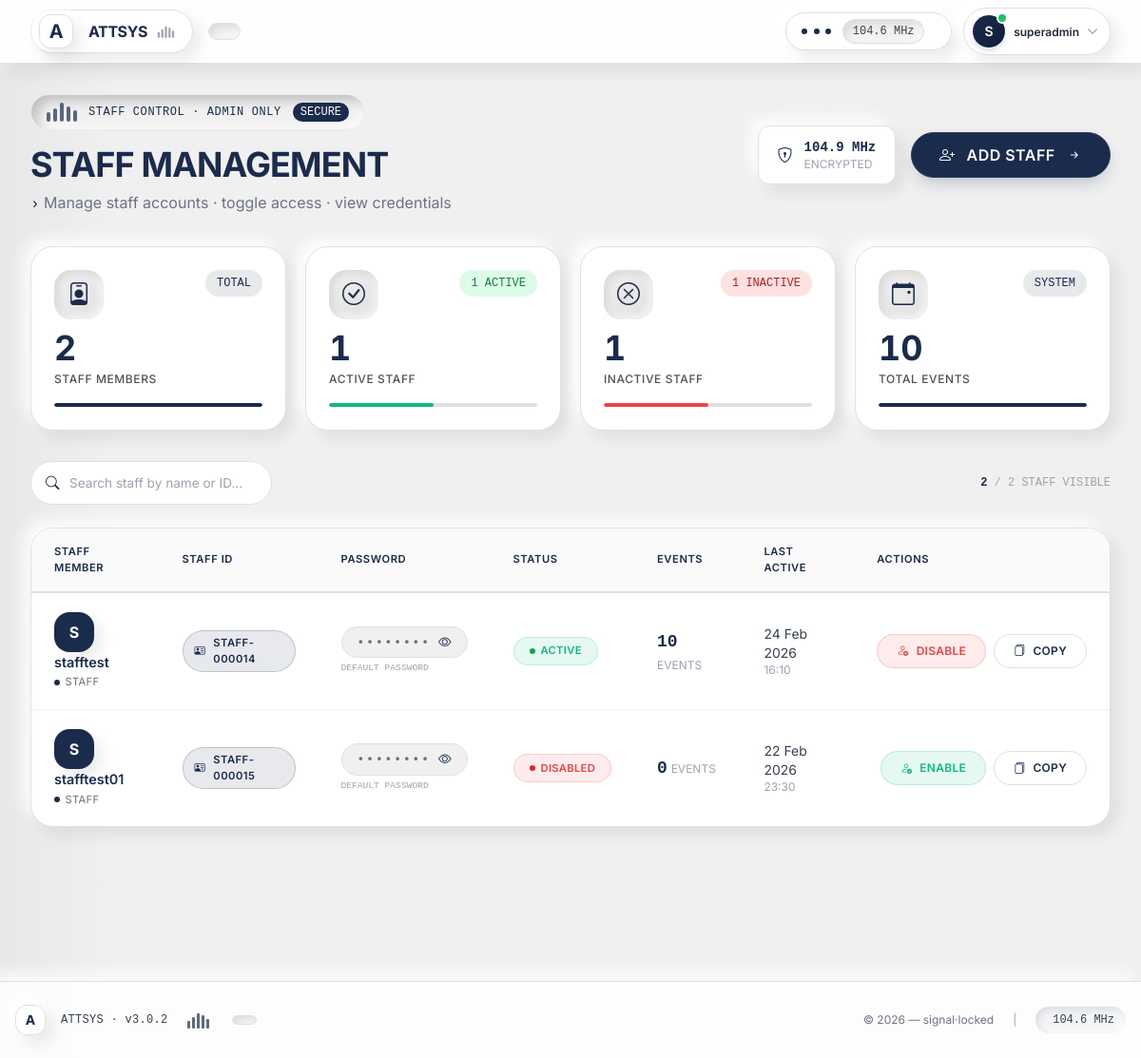
Before: /attsys/admin/staff/ (signed in) with the older database file.
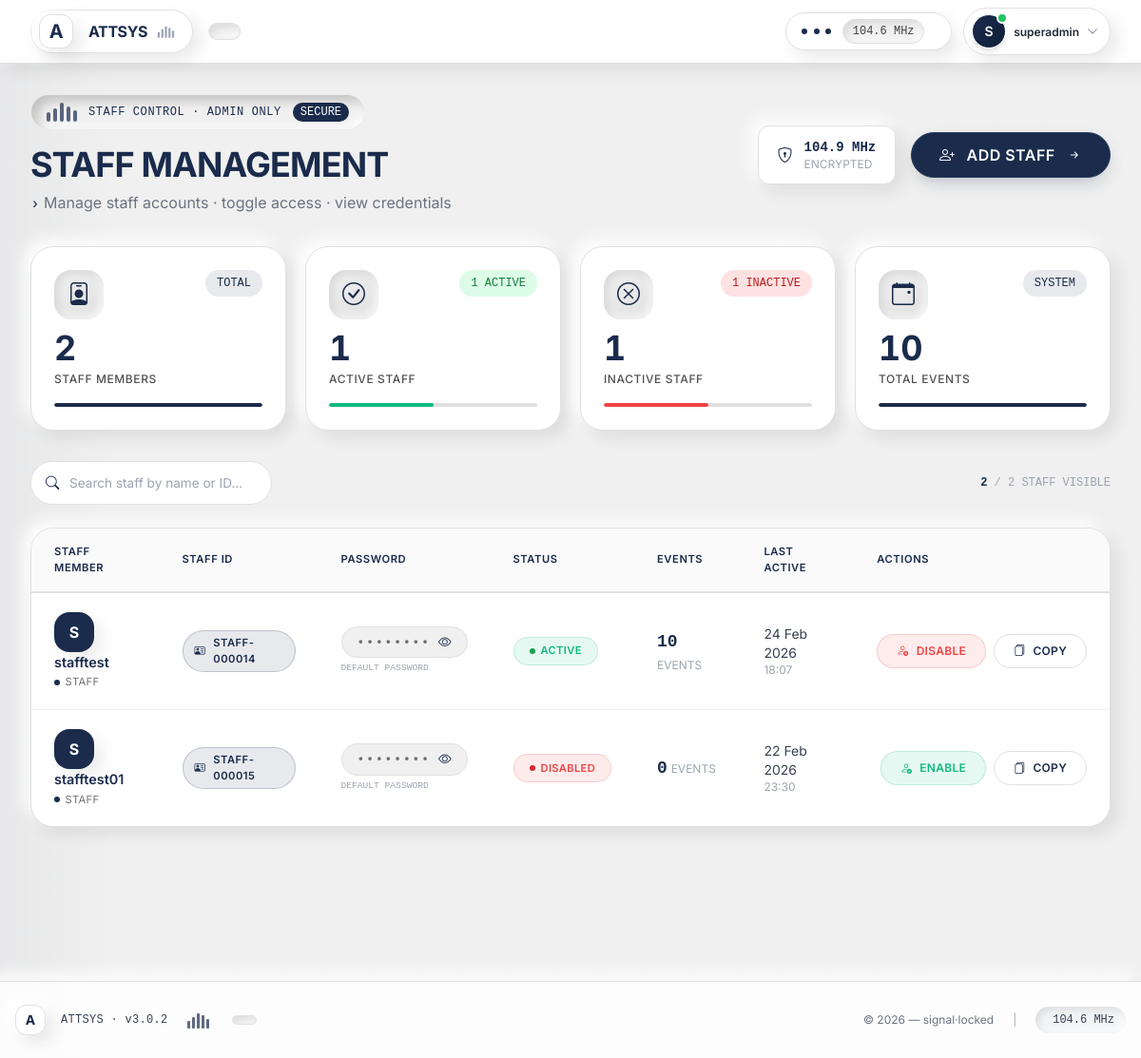
After: the same page with the newer database file.
### attsys/models.py (models this page shows, shortened)
class User(AbstractUser):
    ROLE_CHOICES = (
        ('ADMIN', 'Admin'),
        ('STAFF', 'Staff'),
    )
    role = models.CharField(max_length=10, choices=ROLE_CHOICES, default='STAFF')
    phone_number = models.CharField(max_length=15, blank=True)
    def save(self, *args, **kwargs):
        if self.role == 'ADMIN':
            self.is_staff = True
            self.is_superuser = True
        elif self.role == 'STAFF':
            self.is_staff = True
            self.is_superuser = False
        super().save(*args, **kwargs)

### attsys/views.py (the view)
# urls.py: path('admin/staff/', views.manage_staff, name='manage_staff'),
@login_required
def manage_staff(request):
    if not request.user.is_active:
        return redirect('login')
    if request.user.role != 'ADMIN':
        return HttpResponseForbidden("Admins only")
    staff_users = User.objects.filter(role='STAFF')
    active_staff_count = staff_users.filter(is_active=True).count()
    inactive_staff_count = staff_users.filter(is_active=False).count()
    total_events = Event.objects.count()
    for staff in staff_users:
        if not hasattr(staff, 'default_password') or not staff.default_password:
            import random
            import string
            chars = string.ascii_letters + string.digits
            staff.default_password = ''.join(random.choice(chars) for _ in range(8))
            staff.save()
    return render(request, 'manage_staff.html', {
        'staff_users': staff_users,
        'active_staff_count': active_staff_count,
        'inactive_staff_count': inactive_staff_count,
        'total_events': total_events
    })

### attsys/models.py (called while the page is built)
@receiver(post_save, sender=User)
def set_user_permissions(sender, instance, created, **kwargs):
    if instance.role == 'ADMIN':
        if not instance.is_staff or not instance.is_superuser:
            instance.is_staff = True
            instance.is_superuser = True
            User.objects.filter(pk=instance.pk).update(
                is_staff=True,
                is_superuser=True
            )
    elif instance.role == 'STAFF':
        if not instance.is_staff or instance.is_superuser:
            instance.is_staff = True
            instance.is_superuser = False
            User.objects.filter(pk=instance.pk).update(
                is_staff=True,
                is_superuser=False
            )

### attsys/templates/manage_staff.html (shortened to what the changed rows need)
{% extends 'base.html' %}
{% block content %}
<div class="staff-management-container max-w-7xl mx-auto transmission-enter">
    <div class="flex flex-col md:flex-row justify-between items-start md:items-center mb-8 reveal">
        <div>
            <h1 class="text-3xl md:text-4xl font-bold text-[#1a2b4c] tracking-tight glitch-text">
                STAFF MANAGEMENT
            </h1>
        </div>
    </div>
    <div class="staff-table-container reveal">
        <div class="overflow-x-auto">
            <table class="staff-table">
                <thead>
                    <tr>
                        <th class="ps-4">STAFF MEMBER</th>
                        <th>STAFF ID</th>
                        <th>PASSWORD</th>
                        <th>STATUS</th>
                        <th>EVENTS</th>
                        <th>LAST ACTIVE</th>
                        <th class="pe-4 text-end">ACTIONS</th>
                    </tr>
                </thead>
                <tbody id="staffTableBody">
                    {% for staff in staff_users %}
                    <tr class="staff-row" data-search="{{ staff.username }} {{ staff.id }}">
                        <td class="ps-4">
                            <div class="d-flex align-items-center">
                                <div class="user-avatar me-3">
                                    {{ staff.username|first|upper }}
                                </div>
                                <div>
                                    <div class="staff-name">{{ staff.username }}</div>
                                    <div class="staff-role">
                                        <span class="w-1.5 h-1.5 rounded-full bg-[#1a2b4c]"></span>
                                        STAFF
                                    </div>
                                </div>
                            </div>
                        </td>
                        <td>
                            <span class="staff-id-badge">
                                <i class="bi bi-person-vcard"></i>
                                STAFF-{{ staff.id|stringformat:"06d" }}
                            </span>
                        </td>
                        <td>
                            <div class="password-container" id="password-container-{{ staff.id }}">
                                <span class="password-hidden" id="password-hidden-{{ staff.id }}">••••••••</span>
                                <i class="bi bi-eye password-toggle" id="toggle-icon-{{ staff.id }}"
                                onclick="togglePasswordVisibility({{ staff.id }})"
                                title="Show/Hide Password"></i>
                            </div>
                            <div class="text-[0.6rem] text-gray-400 mt-1 font-mono">
                                {% if staff.last_password_update %}
                                UPDATED: {{ staff.last_password_update|date:"d/m/y" }}
                                {% else %}
                                DEFAULT PASSWORD
                                {% endif %}
                            </div>
                        </td>
                        <td>
                            {% if staff.is_active %}
                                <span class="status-badge status-active">
                                    <span class="w-1.5 h-1.5 bg-green-600 rounded-full mr-1.5 animate-pulse"></span>
                                    ACTIVE
                                </span>
                            {% else %}
                                <span class="status-badge status-inactive">
                                    <span class="w-1.5 h-1.5 bg-red-600 rounded-full mr-1.5"></span>
                                    DISABLED
                                </span>
                            {% endif %}
                        </td>
                        <td>
                            <div class="d-flex align-items-baseline gap-2">
                                <span class="font-bold text-[#1a2b4c] text-lg font-mono">{{ staff.events.count|default:0 }}</span>
                                <span class="text-xs text-gray-400">EVENTS</span>
                            </div>
                        </td>
                        <td>
                            <div class="text-sm text-gray-700">
                                {% if staff.last_login %}
                                    {{ staff.last_login|date:"d M Y" }}
                                    <div class="text-xs text-gray-400">{{ staff.last_login|time:"H:i" }}</div>
                                {% else %}
                                    <span class="text-gray-400">NEVER</span>
                                {% endif %}
                            </div>
                        </td>
                        <td class="pe-4">
                            <div class="action-buttons">
                                <form method="post" action="{% url 'toggle_staff' staff.id %}" class="d-inline"
                                      onsubmit="return confirmToggle('{{ staff.username }}', {{ staff.is_active|yesno:"disable,enable" }})">
                                    {% if staff.is_active %}
                                        <button type="submit" class="btn-toggle btn-toggle-danger">
                                            <i class="bi bi-person-x"></i>
                                            DISABLE
                                        </button>
                                    {% else %}
                                        <button type="submit" class="btn-toggle btn-toggle-success">
                                            <i class="bi bi-person-check"></i>
                                            ENABLE
                                        </button>
                                    {% endif %}
                                </form>
                                <button class="btn-action" onclick="copyCredentials('{{ staff.username }}', '{{ staff.default_password|default:"canon990" }}')">
                                    <i class="bi bi-files"></i>
                                    COPY
                                </button>
                            </div>
                        </td>
                    </tr>
                    {% endfor %}
                </tbody>
            </table>
        </div>
    </div>
</div>
{% endblock %}

Changed rows visible on the page:
changed User "stafftest": last_login "16:10" → "18:07"
